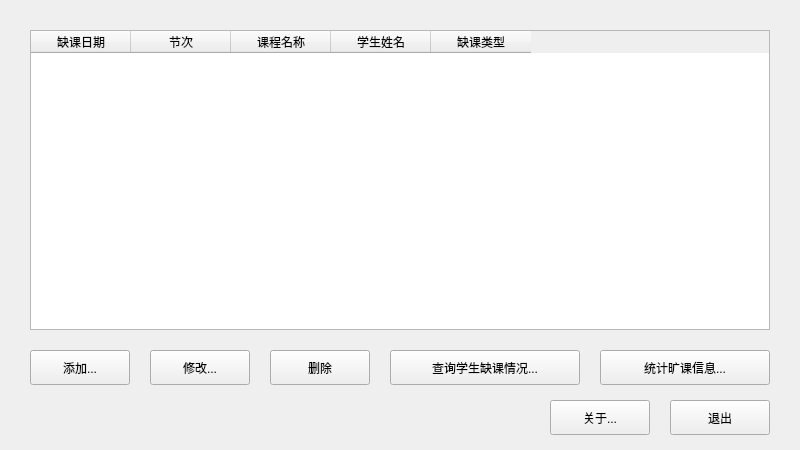
<?xml version="1.0" encoding="UTF-8"?>
<ui version="4.0">
 <class>MainWindow</class>
 <widget class="QMainWindow" name="MainWindow">
  <property name="geometry">
   <rect>
    <x>0</x>
    <y>0</y>
    <width>800</width>
    <height>450</height>
   </rect>
  </property>
  <property name="minimumSize">
   <size>
    <width>800</width>
    <height>450</height>
   </size>
  </property>
  <property name="maximumSize">
   <size>
    <width>800</width>
    <height>450</height>
   </size>
  </property>
  <property name="windowTitle">
   <string>学生考勤管理系统</string>
  </property>
  <widget class="QWidget" name="centralWidget">
   <widget class="QTableWidget" name="tableWidget">
    <property name="geometry">
     <rect>
      <x>30</x>
      <y>30</y>
      <width>740</width>
      <height>300</height>
     </rect>
    </property>
    <attribute name="verticalHeaderDefaultSectionSize">
     <number>30</number>
    </attribute>
    <column>
     <property name="text">
      <string>缺课日期</string>
     </property>
    </column>
    <column>
     <property name="text">
      <string>节次</string>
     </property>
    </column>
    <column>
     <property name="text">
      <string>课程名称</string>
     </property>
    </column>
    <column>
     <property name="text">
      <string>学生姓名</string>
     </property>
    </column>
    <column>
     <property name="text">
      <string>缺课类型</string>
     </property>
    </column>
   </widget>
   <widget class="QPushButton" name="BtnExit">
    <property name="geometry">
     <rect>
      <x>670</x>
      <y>400</y>
      <width>100</width>
      <height>35</height>
     </rect>
    </property>
    <property name="text">
     <string>退出</string>
    </property>
   </widget>
   <widget class="QPushButton" name="BtnAdd">
    <property name="geometry">
     <rect>
      <x>30</x>
      <y>350</y>
      <width>100</width>
      <height>35</height>
     </rect>
    </property>
    <property name="text">
     <string>添加...</string>
    </property>
   </widget>
   <widget class="QPushButton" name="BtnMotify">
    <property name="geometry">
     <rect>
      <x>150</x>
      <y>350</y>
      <width>100</width>
      <height>35</height>
     </rect>
    </property>
    <property name="text">
     <string>修改...</string>
    </property>
   </widget>
   <widget class="QPushButton" name="BtnDel">
    <property name="geometry">
     <rect>
      <x>270</x>
      <y>350</y>
      <width>100</width>
      <height>35</height>
     </rect>
    </property>
    <property name="text">
     <string>删除</string>
    </property>
   </widget>
   <widget class="QPushButton" name="BtnAbout">
    <property name="geometry">
     <rect>
      <x>550</x>
      <y>400</y>
      <width>100</width>
      <height>35</height>
     </rect>
    </property>
    <property name="text">
     <string>关于...</string>
    </property>
   </widget>
   <widget class="QPushButton" name="BtnSearch">
    <property name="geometry">
     <rect>
      <x>390</x>
      <y>350</y>
      <width>190</width>
      <height>35</height>
     </rect>
    </property>
    <property name="text">
     <string>查询学生缺课情况...</string>
    </property>
   </widget>
   <widget class="QPushButton" name="BtnCount">
    <property name="geometry">
     <rect>
      <x>600</x>
      <y>350</y>
      <width>170</width>
      <height>35</height>
     </rect>
    </property>
    <property name="text">
     <string>统计旷课信息...</string>
    </property>
   </widget>
  </widget>
 </widget>
 <layoutdefault spacing="6" margin="11"/>
 <resources/>
 <connections/>
</ui>
